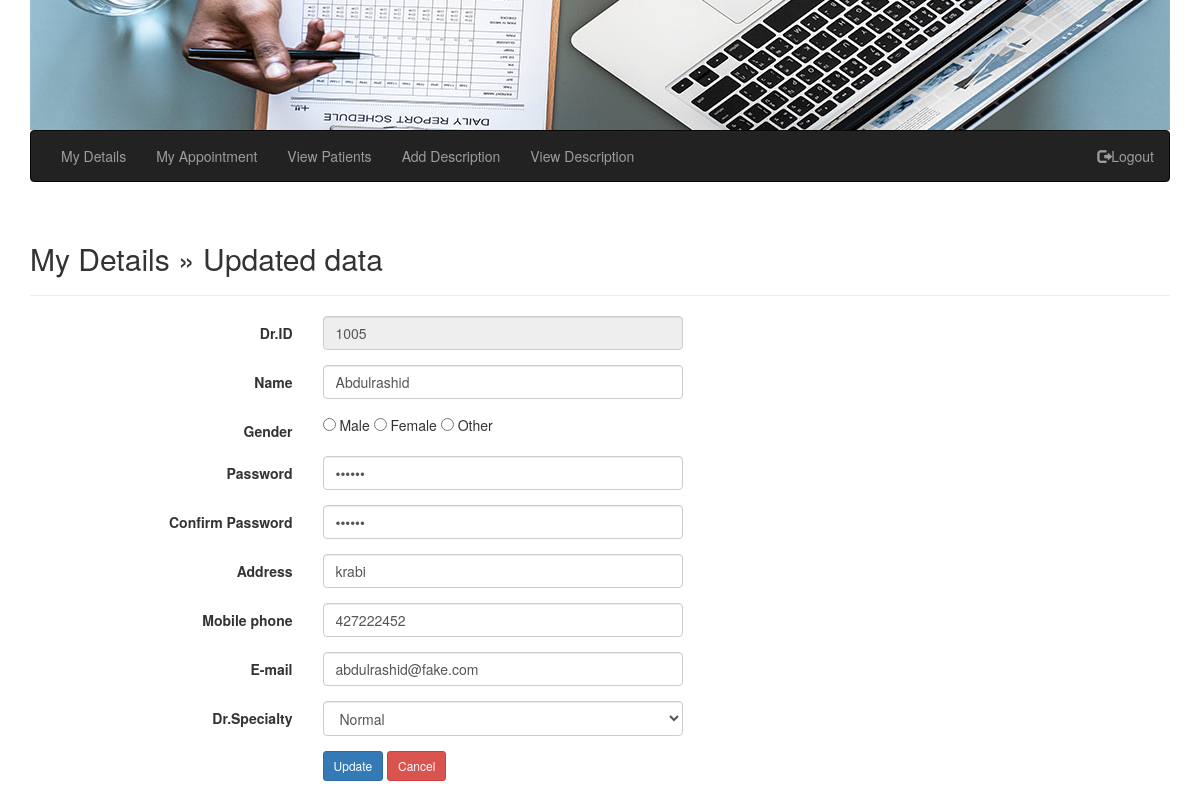
/doctor/edit-profiledr.php (signed in), run on the app's committed database.
### tables this page shows
CREATE TABLE `doctor` (
  `dr_id` int(10) NOT NULL,
  `dr_name` varchar(50) NOT NULL,
  `gender` varchar(20) NOT NULL,
  `dr_pass` int(50) NOT NULL,
  `dr_address` varchar(500) NOT NULL,
  `dr_mobile` int(20) NOT NULL,
  `dr_Email` varchar(100) NOT NULL,
  `dr_specialty` varchar(500) NOT NULL,
  `id_cate` int(10) NOT NULL
);

### doctor/edit-profiledr.php (the view, shortened to what this page needs)
<?php
   $serverName = 'localhost';
   $userName = 'root';
   $userPassword = '';
   $dbName = 'hospital';
   $conn = mysqli_connect($serverName, $userName, $userPassword, $dbName);
   $sql = "SELECT * FROM doctor WHERE dr_id = '".$_SESSION['dr_id']."' ";
   $query = mysqli_query($conn, $sql);
    $result = mysqli_fetch_array($query, MYSQLI_ASSOC);
?>
<!DOCTYPE html>
<html lang="en">
<head>
    <link rel="stylesheet" href="https://maxcdn.bootstrapcdn.com/bootstrap/3.3.7/css/bootstrap.min.css">
<body>
    <div class="container">
       <div class="row">
        <?php include '.../../menudr.php'; ?>
       </div>
<br>
<div class="container">
    <div class="content">
      <h2>My Details &raquo; Updated data</h2>
      <hr />
<form class="form-horizontal" action="edit-confirmdr.php" method="post">
        <div class="form-group">
          <label class="col-sm-3 control-label">Dr.ID</label>
          <div class="col-sm-4">
            <input type="number" disabled="disabled" name="textuser_id" value="<?php echo $result['dr_id']; ?>" class="form-control" placeholder="" required>
          </div>
        </div>
          <div class="form-group">
          <label class="col-sm-3 control-label">Name</label>
          <div class="col-sm-4">
            <input type="text" name="textname" value="<?php echo $result['dr_name']; ?>" class="form-control" placeholder="Name" required>
          </div>
         </div>
        <div class="form-group">
          <label class="col-sm-3 control-label">Gender</label>
          <div class="col-sm-4">
          <input type="radio" name="gender" value="<?php echo $result['gender']; ?>"  placeholder="" required > Male
            <input type="radio" name="gender" value="<?php echo $result['gender']; ?>" placeholder="" required> Female
            <input type="radio" name="gender" value="<?php echo $result['gender']; ?>" placeholder="" required> Other
          </div>
         </div>
        <div class="form-group">
          <label class="col-sm-3 control-label">Password</label>
          <div class="col-sm-4">
            <input type="password" name="password" value="<?php echo $result['dr_pass']; ?>" class="form-control" placeholder="" required>
          </div>
        </div>
          <div class="form-group">
          <label class="col-sm-3 control-label">Confirm Password</label>
          <div class="col-sm-4">
            <input type="password" name="cpassword" value="<?php echo $result['dr_pass']; ?>" class="form-control" placeholder="" required>
          </div>
        </div>
        <div class="form-group">
          <label class="col-sm-3 control-label">Address </label>
          <div class="col-sm-4">
            <input type="text" name="textaddress" value="<?php echo $result['dr_address']; ?>" class="form-control" placeholder="" required>
          </div>
        </div>
        <div class="form-group">
          <label class="col-sm-3 control-label">Mobile phone</label>
          <div class="col-sm-4">
            <input type="text" name="textmobile" value="<?php echo $result['dr_mobile']; ?>" class="form-control" placeholder="" required>
          </div>
        </div>
        <div class="form-group">
          <label class="col-sm-3 control-label">E-mail</label>
          <div class="col-sm-4">
            <input type="text" name="textemail" value="<?php echo $result['dr_Email']; ?>" class="form-control" placeholder="" required>
          </div>
        </div>
        <div class="form-group">
          <label class="col-sm-3 control-label">Dr.Specialty</label>
          <div class="col-sm-4">
							<select name="dr_specialty" value="<?php echo $result['dr_specialty']; ?>" style="height: 35px;" class="form-control" required>
							<option value="Normal">Normal</option>
							</select>
          </div>
        </div>
        <div class="form-group">
          <label class="col-sm-3 control-label">&nbsp;</label>
          <div class="col-sm-6">
            <input type="submit" name="save" class="btn btn-sm btn-primary" value="Update">
            <a href="detailsdr.php" class="btn btn-sm btn-danger">Cancel</a>
          </div>
        </div>
      </form>
    </div>
  </div>
</body>
</html>

### data on the page
doctor: textuser_id "1005", textname "Abdulrashid", textaddress "krabi", textmobile "427222452", textemail "abdulrashid@fake.com", dr_specialty "Normal"
